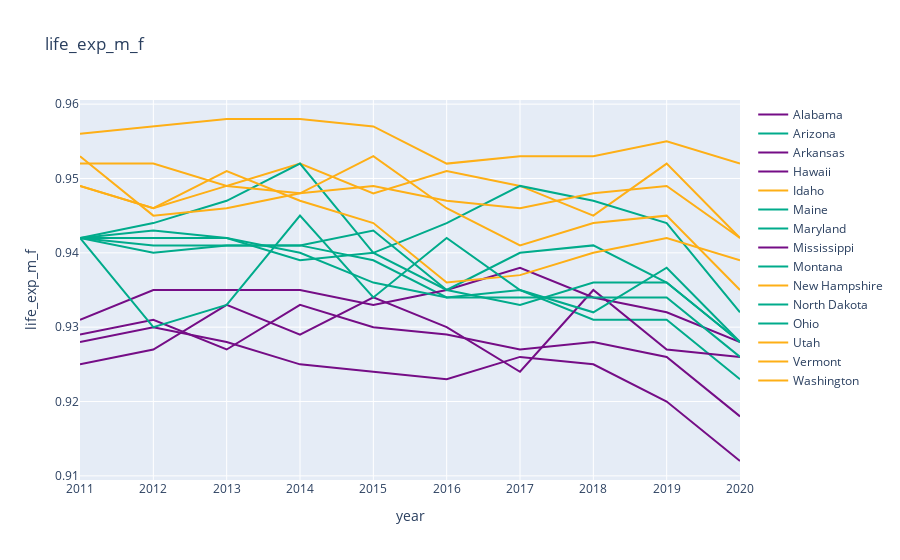

The notebook cell saved with this chart:
### Code cell
import_feat = ['state_legislature','mngmt_job_wage_gap','rape_rate','life_exp_m_f','abortion_rate']

# Calculate the rank percentage for each state in 2011
df['pct_rank'] = df[df['year'] == 2011]['life_exp_m_f'].rank(pct=True)

# Divide states into three groups based on rank percentage
df['group'] = pd.cut(df['pct_rank'], bins=[0, 0.1, 0.45, 0.55, 0.9, 1.0], labels=[r'前10%', r'10%-45%', r'45%-55%', r'55%-90%', r'后10%'])

# Process each state's data individually and store it in a dictionary
states_data = {}
for state, data in df.groupby('state'):
    # Sort the data by year
    data = data.sort_values('year')
    # Construct Plotly's Trace object
    trace = go.Scatter(
        x=data['year'],
        y=data['life_exp_m_f'],
        name=state,
        line=dict(width=2),
        mode='lines',
        text=data['life_exp_m_f'],
        hovertemplate='<b>%{text:.2f}%</b><brstate: %{name}<br>year: %{x}'
    )
    # Assign the corresponding color according to which group the state belongs to
    if r'前10%' in data['group'].unique():
        
        trace.update(line=dict(color='#750D86'))
        states_data[state] = trace

    elif r'后10%' in data['group'].unique():
        trace.update(line=dict(color='#FEAF16'))
        states_data[state] = trace

    elif r'45%-55%' in data['group'].unique():
        trace.update(line=dict(color='#00AB8B'))
        states_data[state] = trace

    # Store a Trace object for each state

# Construct Plotly's Figure object
fig = go.Figure(list(states_data.values()))

# Add a chart title and axis labels
fig.update_layout(title='life_exp_m_f',
                xaxis_title='year',
                yaxis_title='life_exp_m_f')

# show chart
fig.show()

### Figure 1 — Plotly figure (JSON) as saved in the notebook; plotly's stock layout.template omitted (floating-point values rounded to 4 significant figures)
{"data": [{"hovertemplate": "<b>%{text:.2f}%</b><brstate: %{name}<br>year: %{x}", "line": {"color": "#750D86", "width": 2}, "mode": "lines", "name": "Alabama", "text": [0.929, 0.931, 0.927, 0.933, 0.93, 0.929, 0.927, 0.928, 0.926, 0.918], "type": "scatter", "x": [2011, 2012, 2013, 2014, 2015, 2016, 2017, 2018, 2019, 2020], "y": [0.929, 0.931, 0.927, 0.933, 0.93, 0.929, 0.927, 0.928, 0.926, 0.918]}, {"hovertemplate": "<b>%{text:.2f}%</b><brstate: %{name}<br>year: %{x}", "line": {"color": "#00AB8B", "width": 2}, "mode": "lines", "name": "Arizona", "text": [0.942, 0.94, 0.941, 0.941, 0.939, 0.934, 0.935, 0.931, 0.931, 0.923], "type": "scatter", "x": [2011, 2012, 2013, 2014, 2015, 2016, 2017, 2018, 2019, 2020], "y": [0.942, 0.94, 0.941, 0.941, 0.939, 0.934, 0.935, 0.931, 0.931, 0.923]}, {"hovertemplate": "<b>%{text:.2f}%</b><brstate: %{name}<br>year: %{x}", "line": {"color": "#750D86", "width": 2}, "mode": "lines", "name": "Arkansas", "text": [0.931, 0.935, 0.935, 0.935, 0.933, 0.935, 0.938, 0.934, 0.932, 0.928], "type": "scatter", "x": [2011, 2012, 2013, 2014, 2015, 2016, 2017, 2018, 2019, 2020], "y": [0.931, 0.935, 0.935, 0.935, 0.933, 0.935, 0.938, 0.934, 0.932, 0.928]}, {"hovertemplate": "<b>%{text:.2f}%</b><brstate: %{name}<br>year: %{x}", "line": {"color": "#750D86", "width": 2}, "mode": "lines", "name": "Hawaii", "text": [0.925, 0.927, 0.933, 0.929, 0.934, 0.93, 0.924, 0.935, 0.927, 0.926], "type": "scatter", "x": [2011, 2012, 2013, 2014, 2015, 2016, 2017, 2018, 2019, 2020], "y": [0.925, 0.927, 0.933, 0.929, 0.934, 0.93, 0.924, 0.935, 0.927, 0.926]}, {"hovertemplate": "<b>%{text:.2f}%</b><brstate: %{name}<br>year: %{x}", "line": {"color": "#FEAF16", "width": 2}, "mode": "lines", "name": "Idaho", "text": [0.952, 0.952, 0.949, 0.952, 0.948, 0.951, 0.949, 0.945, 0.952, 0.942], "type": "scatter", "x": [2011, 2012, 2013, 2014, 2015, 2016, 2017, 2018, 2019, 2020], "y": [0.952, 0.952, 0.949, 0.952, 0.948, 0.951, 0.949, 0.945, 0.952, 0.942]}, {"hovertemplate": "<b>%{text:.2f}%</b><brstate: %{name}<br>year: %{x}", "line": {"color": "#00AB8B", "width": 2}, "mode": "lines", "name": "Maine", "text": [0.942, 0.941, 0.941, 0.941, 0.943, 0.935, 0.94, 0.941, 0.936, 0.928], "type": "scatter", "x": [2011, 2012, 2013, 2014, 2015, 2016, 2017, 2018, 2019, 2020], "y": [0.942, 0.941, 0.941, 0.941, 0.943, 0.935, 0.94, 0.941, 0.936, 0.928]}, {"hovertemplate": "<b>%{text:.2f}%</b><brstate: %{name}<br>year: %{x}", "line": {"color": "#00AB8B", "width": 2}, "mode": "lines", "name": "Maryland", "text": [0.942, 0.942, 0.942, 0.94, 0.936, 0.934, 0.934, 0.934, 0.934, 0.926], "type": "scatter", "x": [2011, 2012, 2013, 2014, 2015, 2016, 2017, 2018, 2019, 2020], "y": [0.942, 0.942, 0.942, 0.94, 0.936, 0.934, 0.934, 0.934, 0.934, 0.926]}, {"hovertemplate": "<b>%{text:.2f}%</b><brstate: %{name}<br>year: %{x}", "line": {"color": "#750D86", "width": 2}, "mode": "lines", "name": "Mississippi", "text": [0.928, 0.93, 0.928, 0.925, 0.924, 0.923, 0.926, 0.925, 0.92, 0.912], "type": "scatter", "x": [2011, 2012, 2013, 2014, 2015, 2016, 2017, 2018, 2019, 2020], "y": [0.928, 0.93, 0.928, 0.925, 0.924, 0.923, 0.926, 0.925, 0.92, 0.912]}, {"hovertemplate": "<b>%{text:.2f}%</b><brstate: %{name}<br>year: %{x}", "line": {"color": "#00AB8B", "width": 2}, "mode": "lines", "name": "Montana", "text": [0.942, 0.944, 0.947, 0.952, 0.94, 0.944, 0.949, 0.947, 0.944, 0.932], "type": "scatter", "x": [2011, 2012, 2013, 2014, 2015, 2016, 2017, 2018, 2019, 2020], "y": [0.942, 0.944, 0.947, 0.952, 0.94, 0.944, 0.949, 0.947, 0.944, 0.932]}, {"hovertemplate": "<b>%{text:.2f}%</b><brstate: %{name}<br>year: %{x}", "line": {"color": "#FEAF16", "width": 2}, "mode": "lines", "name": "New Hampshire", "text": [0.949, 0.946, 0.951, 0.947, 0.944, 0.936, 0.937, 0.94, 0.942, 0.939], "type": "scatter", "x": [2011, 2012, 2013, 2014, 2015, 2016, 2017, 2018, 2019, 2020], "y": [0.949, 0.946, 0.951, 0.947, 0.944, 0.936, 0.937, 0.94, 0.942, 0.939]}, {"hovertemplate": "<b>%{text:.2f}%</b><brstate: %{name}<br>year: %{x}", "line": {"color": "#00AB8B", "width": 2}, "mode": "lines", "name": "North Dakota", "text": [0.942, 0.93, 0.933, 0.945, 0.934, 0.942, 0.935, 0.932, 0.938, 0.928], "type": "scatter", "x": [2011, 2012, 2013, 2014, 2015, 2016, 2017, 2018, 2019, 2020], "y": [0.942, 0.93, 0.933, 0.945, 0.934, 0.942, 0.935, 0.932, 0.938, 0.928]}, {"hovertemplate": "<b>%{text:.2f}%</b><brstate: %{name}<br>year: %{x}", "line": {"color": "#00AB8B", "width": 2}, "mode": "lines", "name": "Ohio", "text": [0.942, 0.943, 0.942, 0.939, 0.94, 0.935, 0.933, 0.936, 0.936, 0.928], "type": "scatter", "x": [2011, 2012, 2013, 2014, 2015, 2016, 2017, 2018, 2019, 2020], "y": [0.942, 0.943, 0.942, 0.939, 0.94, 0.935, 0.933, 0.936, 0.936, 0.928]}, {"hovertemplate": "<b>%{text:.2f}%</b><brstate: %{name}<br>year: %{x}", "line": {"color": "#FEAF16", "width": 2}, "mode": "lines", "name": "Utah", "text": [0.956, 0.957, 0.958, 0.958, 0.957, 0.952, 0.953, 0.953, 0.955, 0.952], "type": "scatter", "x": [2011, 2012, 2013, 2014, 2015, 2016, 2017, 2018, 2019, 2020], "y": [0.956, 0.957, 0.958, 0.958, 0.957, 0.952, 0.953, 0.953, 0.955, 0.952]}, {"hovertemplate": "<b>%{text:.2f}%</b><brstate: %{name}<br>year: %{x}", "line": {"color": "#FEAF16", "width": 2}, "mode": "lines", "name": "Vermont", "text": [0.953, 0.945, 0.946, 0.948, 0.953, 0.946, 0.941, 0.944, 0.945, 0.935], "type": "scatter", "x": [2011, 2012, 2013, 2014, 2015, 2016, 2017, 2018, 2019, 2020], "y": [0.953, 0.945, 0.946, 0.948, 0.953, 0.946, 0.941, 0.944, 0.945, 0.935]}, {"hovertemplate": "<b>%{text:.2f}%</b><brstate: %{name}<br>year: %{x}", "line": {"color": "#FEAF16", "width": 2}, "mode": "lines", "name": "Washington", "text": [0.949, 0.946, 0.949, 0.948, 0.949, 0.947, 0.946, 0.948, 0.949, 0.942], "type": "scatter", "x": [2011, 2012, 2013, 2014, 2015, 2016, 2017, 2018, 2019, 2020], "y": [0.949, 0.946, 0.949, 0.948, 0.949, 0.947, 0.946, 0.948, 0.949, 0.942]}], "layout": {"title": {"text": "life_exp_m_f"}, "xaxis": {"title": {"text": "year"}}, "yaxis": {"title": {"text": "life_exp_m_f"}}}}
